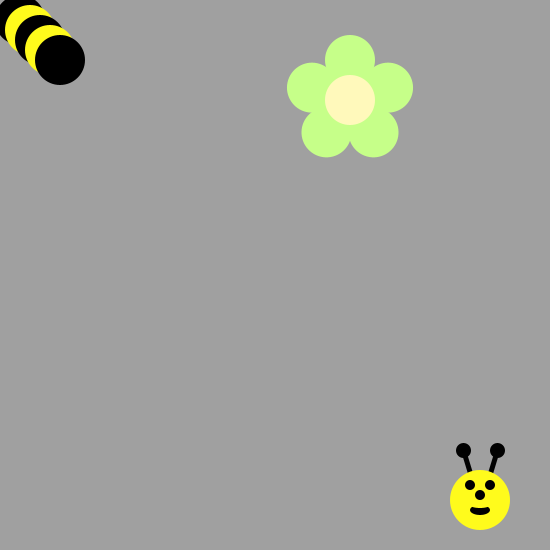
Frame 1 (no input)
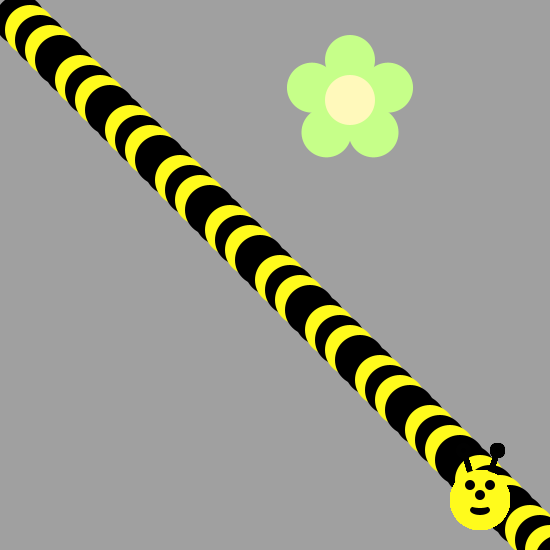
Frame 60 (the mouse pressed at the canvas centre just before this capture)
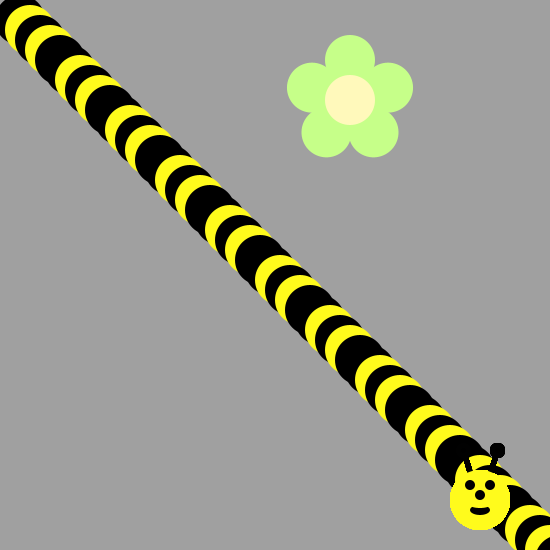
Frame 120 (the mouse held since frame 60 and released just before this capture)

The Processing sketch that drew these frames (run headless with seeded random() and noise(); from frame 60 on, the mouse is pressed at the canvas centre):

// Processing sketch: bee_thing
// ── bee_thing.pde
int x = 10;
int y = 10;
void draw() {
  drawBeeFace(480,500);
  /*Use A loop to make a body for the Bee!
   Then put his head on using drawBeeFace(x,y)
   Use Modulo to make the colors alternate 
   */
  for(int i = 0;i<5;i++){
    if( i%2 == 0){
     fill(0,0,0);
      ellipse(x+=10,y+=10, 50,50);
    }else{
     fill(255,251,28);
   
   ellipse(x+=10,y+=10, 50,50);
     }
  

  }
}
void drawFlower(int x, int y) {
  noStroke();
  translate(x, y);
  // draw 5 petals, rotating after each one
  fill(#c6ff89); // green
  for (int i = 0; i < 5; i++) {
    ellipse(0, -40, 50, 50);
    rotate(radians(72));
  }
  fill(#fff9bb); // light yellow
  ellipse(0, 0, 50, 50);
}

void drawBeeFace(int BeeFaceX, int BeeFaceY) {
  noStroke();
  fill(0, 0, 0);
  stroke(1);
  strokeWeight(5);
  line(BeeFaceX-10, BeeFaceY-27, BeeFaceX-17, BeeFaceY-50);
  line(BeeFaceX+10, BeeFaceY-27, BeeFaceX+17, BeeFaceY-50);
  ellipse(BeeFaceX-17, BeeFaceY-50, 10, 10);
  ellipse(BeeFaceX+17, BeeFaceY-50, 10, 10);
  noStroke();
  fill(255, 251, 28);
  ellipse(BeeFaceX, BeeFaceY, 60, 60); // face
  fill(255, 237, 209);
  fill(0, 0, 0);
  ellipse(BeeFaceX-10, BeeFaceY-15, 10, 10); // eyes
  ellipse(BeeFaceX+10, BeeFaceY-15, 10, 10);
  ellipse(BeeFaceX, BeeFaceY-5, 10, 10); // nose
  ellipse(BeeFaceX, BeeFaceY+10, 20, 10);// mouth
  fill(255, 251, 28);
  ellipse(BeeFaceX, BeeFaceY+5, 20, 6);
}
void setup() {  
  ellipseMode(CENTER);
  size(550, 550);
  background(160, 160, 160); 
  drawFlower(350, 100);
   



}
